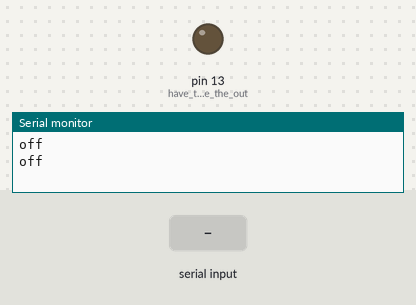
A sketch run on a simulated Arduino Uno, built with avr-gcc and run on an emulated ATmega328P. On the bench: output pins drawn as LEDs (lit = HIGH), the last lines printed to the serial monitor. The inputs (shaded band) are chosen by the test bench.

Above: at 1.2 s.
1.3 s: "A" received over Serial
At 3.2 s:
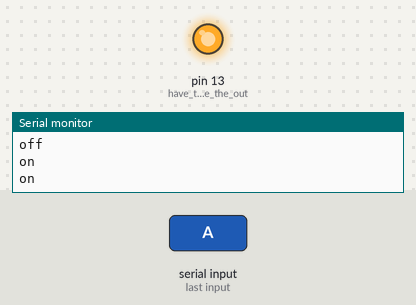
3.5 s: "Z" received over Serial
At 4.9 s:
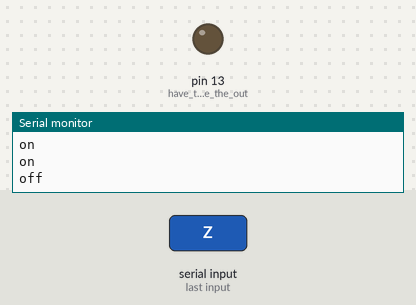
Timing chart, 0 to 6.5 s (numbered marks = the images above; inputs shaded):
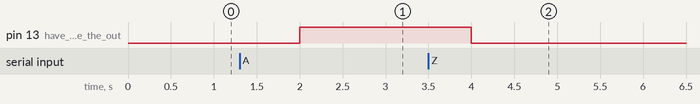

The sketch:

IMM225_AdruinoLightCode.ino
```cpp
bool lightOn = false;

void setup() {

  Serial.begin(9600); // set up the port
  pinMode(LED_BUILTIN, OUTPUT); // have the light be the output
}

void loop() {
  if(Serial.available())
  {
    char c = Serial.read(); // check the button pressed

    if(c)
    {
      if(c == 'A')
      {
        lightOn = true; // light up on pressing A
      }
      else if (c == 'Z')
      {
        lightOn = false; // light off on pressing Z
      }

      c = NULL; // clear state
    }
  }

  if(lightOn)
  {
    digitalWrite(LED_BUILTIN, HIGH);
    Serial.println("on");
  }
  else
  {
    digitalWrite(LED_BUILTIN, LOW);
    Serial.println("off");
  }

  delay(1000); // one second delay between entries
}
```

Measured:
- after the input at 1.3 s, pin 13 (have_the_light_be_the_out): LOW → HIGH after 0.70 s
- after the input at 3.5 s, pin 13 (have_the_light_be_the_out): HIGH → LOW after 0.50 s
